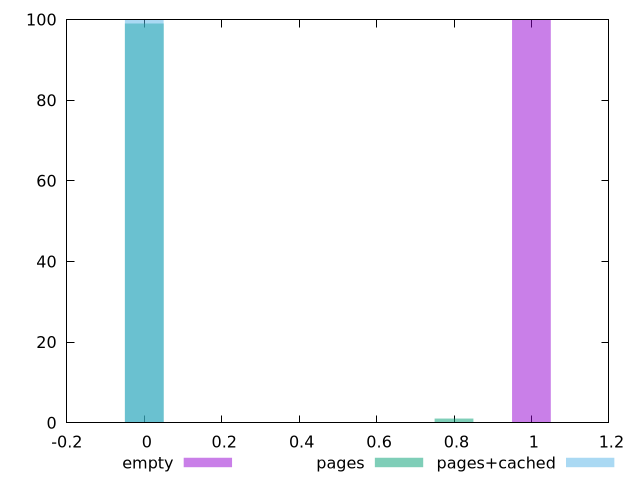

The script that saved this image:
$_empty <<EOF
1 100
EOF
$_pages <<EOF
0 99
0.8 1
EOF
$_pagesCached <<EOF
0 100
EOF
set key outside below
set terminal pngcairo
set output "report_00005_2020-11-02T22-26-11.212Z/uses-webp-images/uses-webp-images_empty_pages_pages+cached+hist.png"
set boxwidth 0.1
set style fill transparent solid 0.5 noborder
set yrange [0:100]
plot $_empty title "empty" with boxes ,$_pages title "pages" with boxes ,$_pagesCached title "pages+cached" with boxes ,
